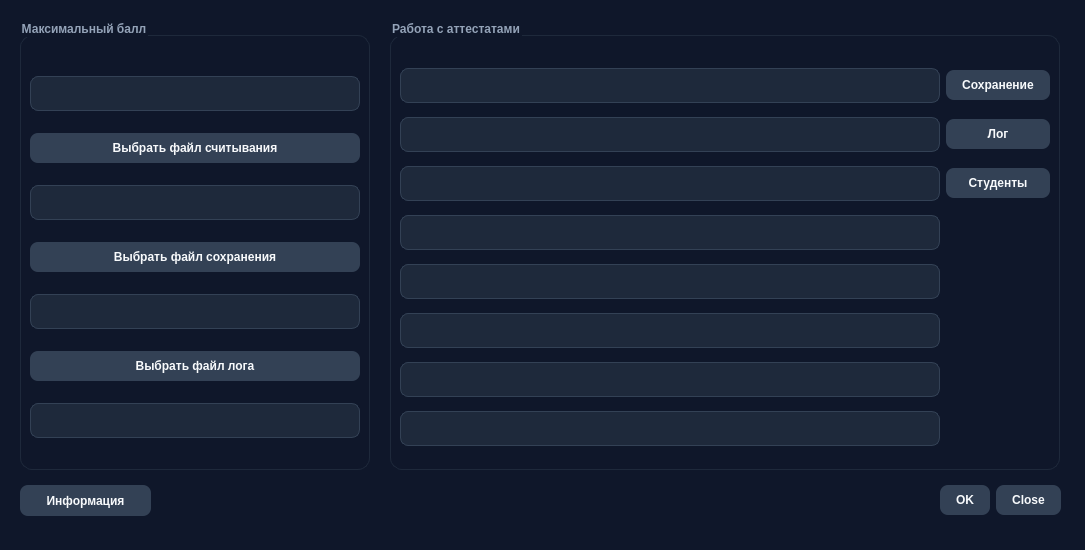
<?xml version="1.0" encoding="UTF-8"?>
<ui version="4.0">
 <class>DialogContest</class>
 <widget class="QDialog" name="DialogContest">
  <property name="geometry">
   <rect>
    <x>0</x>
    <y>0</y>
    <width>1085</width>
    <height>550</height>
   </rect>
  </property>
  <property name="windowTitle">
   <string>Конкурсная активность</string>
  </property>
  <property name="styleSheet">
   <string notr="true">
    QDialog { background-color: #0f172a; }

    QGroupBox {
        color: #94a3b8; font-weight: bold; border: 1px solid #1e293b;
        border-radius: 12px; margin-top: 15px; padding-top: 15px;
    }

    QLineEdit {
        background-color: #1e293b; color: #f1f5f9; border: 1px solid #334155;
        border-radius: 8px; padding: 8px; font-size: 13px;
    }
    QLineEdit:focus { border-color: #38bdf8; }

    QPushButton {
        background-color: #334155; color: #f8fafc; border: none;
        border-radius: 8px; padding: 8px 16px; font-weight: 600;
    }
    QPushButton:hover { background-color: #475569; }
    QPushButton:pressed { background-color: #1e293b; }
   </string>
  </property>

  <!-- Блок Слева: Максимальный балл -->
  <widget class="QGroupBox" name="groupMaxScore">
   <property name="geometry">
    <rect><x>20</x><y>20</y><width>350</width><height>450</height></rect>
   </property>
   <property name="title"><string>Максимальный балл</string></property>
   <layout class="QVBoxLayout" name="verticalLayout">
    <item><widget class="QLineEdit" name="lineEdit_MaxScore_FileInput"/></item>
    <item><widget class="QPushButton" name="btnBrowseMaxScoreInputFile"><property name="text"><string>Выбрать файл считывания</string></property></widget></item>
    <item><widget class="QLineEdit" name="lineEdit_MaxScore_FileSave"/></item>
    <item><widget class="QPushButton" name="btnMaxScoreFileSave"><property name="text"><string>Выбрать файл сохранения</string></property></widget></item>
    <item><widget class="QLineEdit" name="lineEdit_MaxScore_FileLog"/></item>
    <item><widget class="QPushButton" name="btnMaxScoreFileLog"><property name="text"><string>Выбрать файл лога</string></property></widget></item>
    <item><widget class="QLineEdit" name="lineEdit_MaxScore_Faculty"/></item>
   </layout>
  </widget>

  <!-- Блок Справа: Аттестаты -->
  <widget class="QGroupBox" name="groupAttestat">
   <property name="geometry">
    <rect><x>390</x><y>20</y><width>670</width><height>450</height></rect>
   </property>
   <property name="title"><string>Работа с аттестатами</string></property>
   <layout class="QGridLayout" name="gridLayout">
    <item row="0" column="0"><widget class="QLineEdit" name="lineEdit_Attestat_FileSave"/></item>
    <item row="0" column="1"><widget class="QPushButton" name="btnBrowseAttestatSaveFile"><property name="text"><string>Сохранение</string></property></widget></item>

    <item row="1" column="0"><widget class="QLineEdit" name="lineEdit_Attestat_FileLog"/></item>
    <item row="1" column="1"><widget class="QPushButton" name="btnAttestatFileLog"><property name="text"><string>Лог</string></property></widget></item>

    <item row="2" column="0"><widget class="QLineEdit" name="lineEdit_Attestat_InputFile"/></item>
    <item row="2" column="1"><widget class="QPushButton" name="btnAttestatInputFile"><property name="text"><string>Студенты</string></property></widget></item>

    <item row="3" column="0"><widget class="QLineEdit" name="lineEdit_Attestat_Fakyltet"/></item>
    <item row="4" column="0"><widget class="QLineEdit" name="lineEdit_Attestat_BudgetSlots"/></item>
    <item row="5" column="0"><widget class="QLineEdit" name="lineEdit_Attestat_ContractSlots"/></item>
    <item row="6" column="0"><widget class="QLineEdit" name="lineEdit_Attestat_BudgetMinBall"/></item>
    <item row="7" column="0"><widget class="QLineEdit" name="lineEdit_Attestat_ContractMinBall"/></item>
   </layout>
  </widget>

  <!-- Кнопки внизу -->
  <widget class="QPushButton" name="pushButtonInfoAttestat">
   <property name="geometry"><rect><x>20</x><y>485</y><width>131</width><height>31</height></rect></property>
   <property name="text"><string>Информация</string></property>
  </widget>

  <widget class="QDialogButtonBox" name="buttonBox">
   <property name="geometry"><rect><x>880</x><y>485</y><width>181</width><height>31</height></rect></property>
   <property name="standardButtons"><set>QDialogButtonBox::StandardButton::Close|QDialogButtonBox::StandardButton::Ok</set></property>
  </widget>
 </widget>
</ui>
